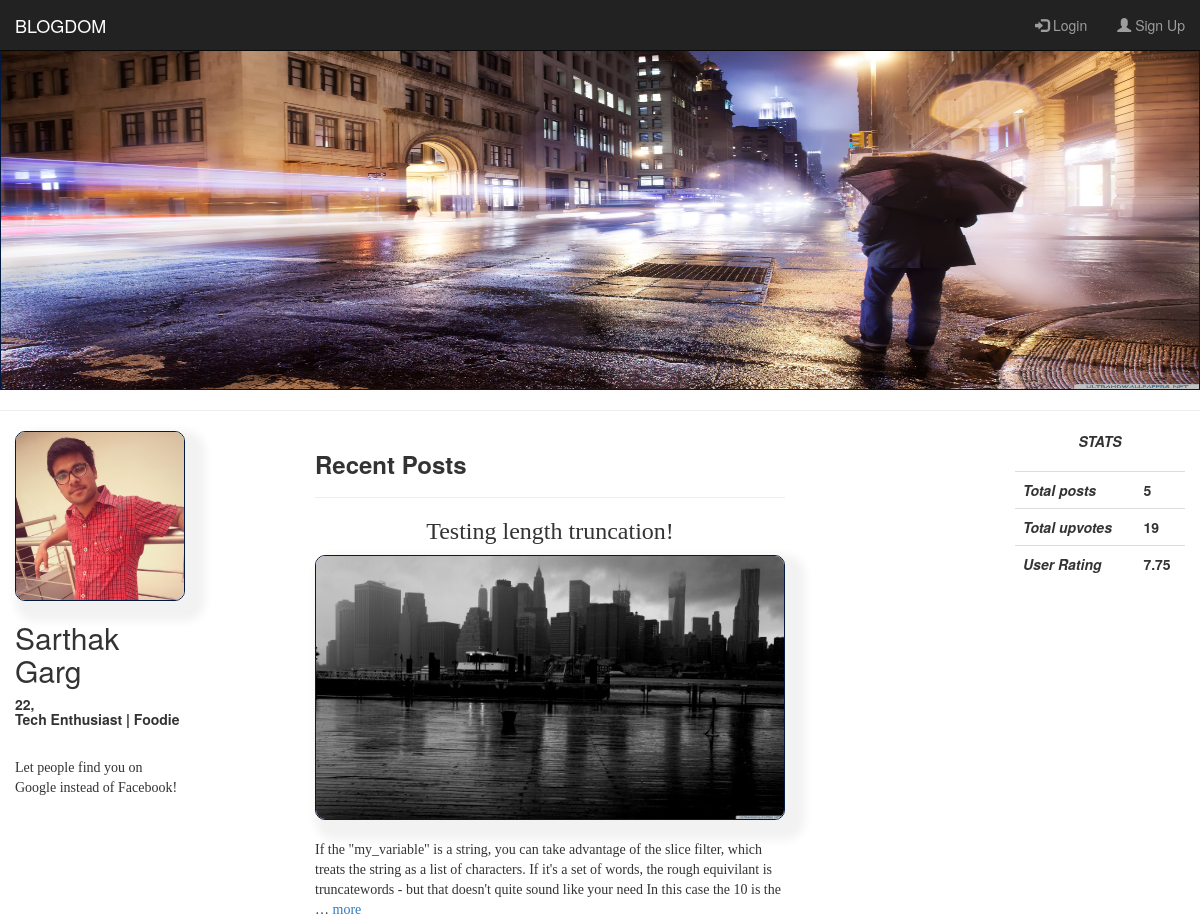
/blogs/gargsarthak30/ (upper part), run on an earlier commit of the app's database.
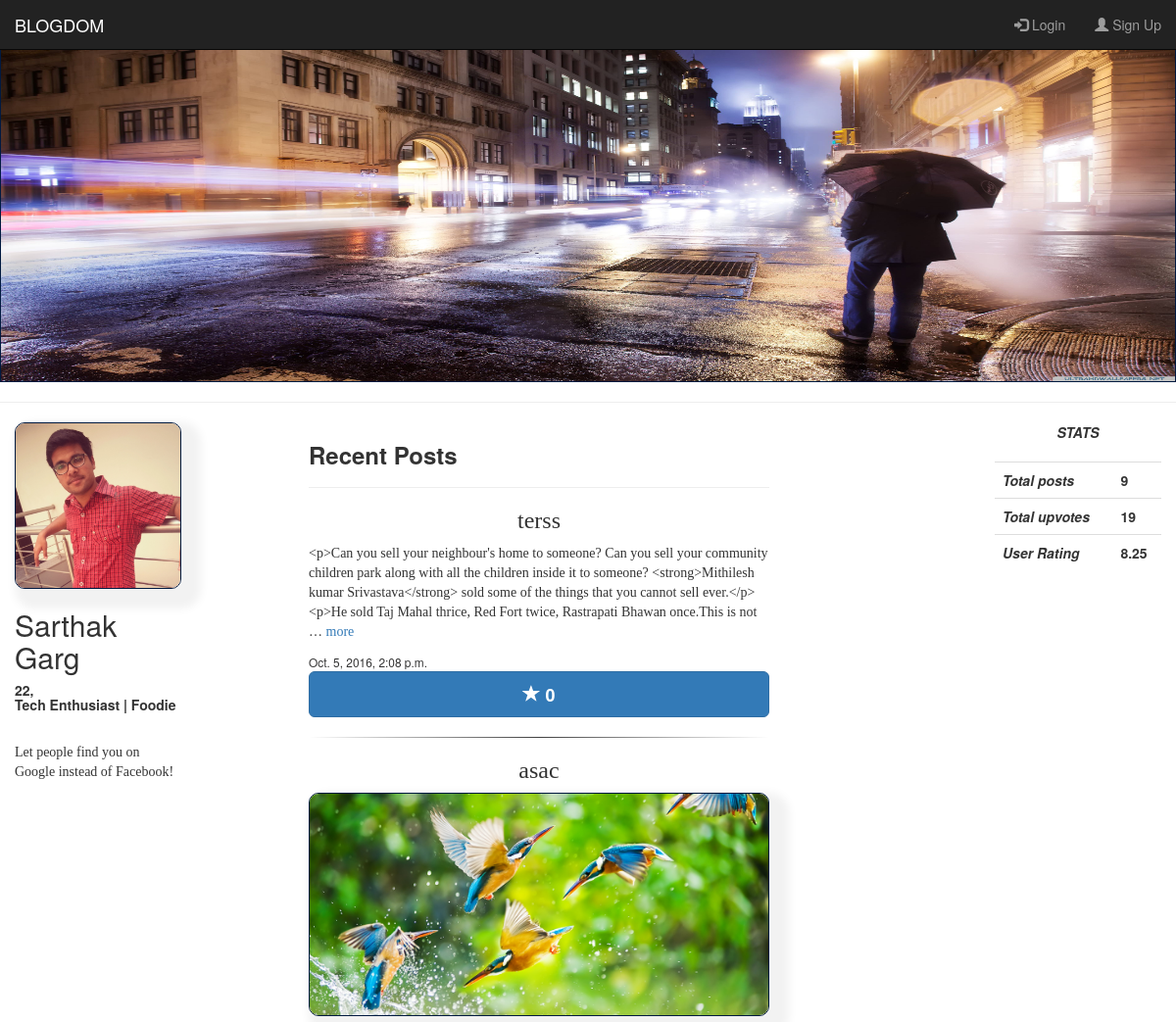
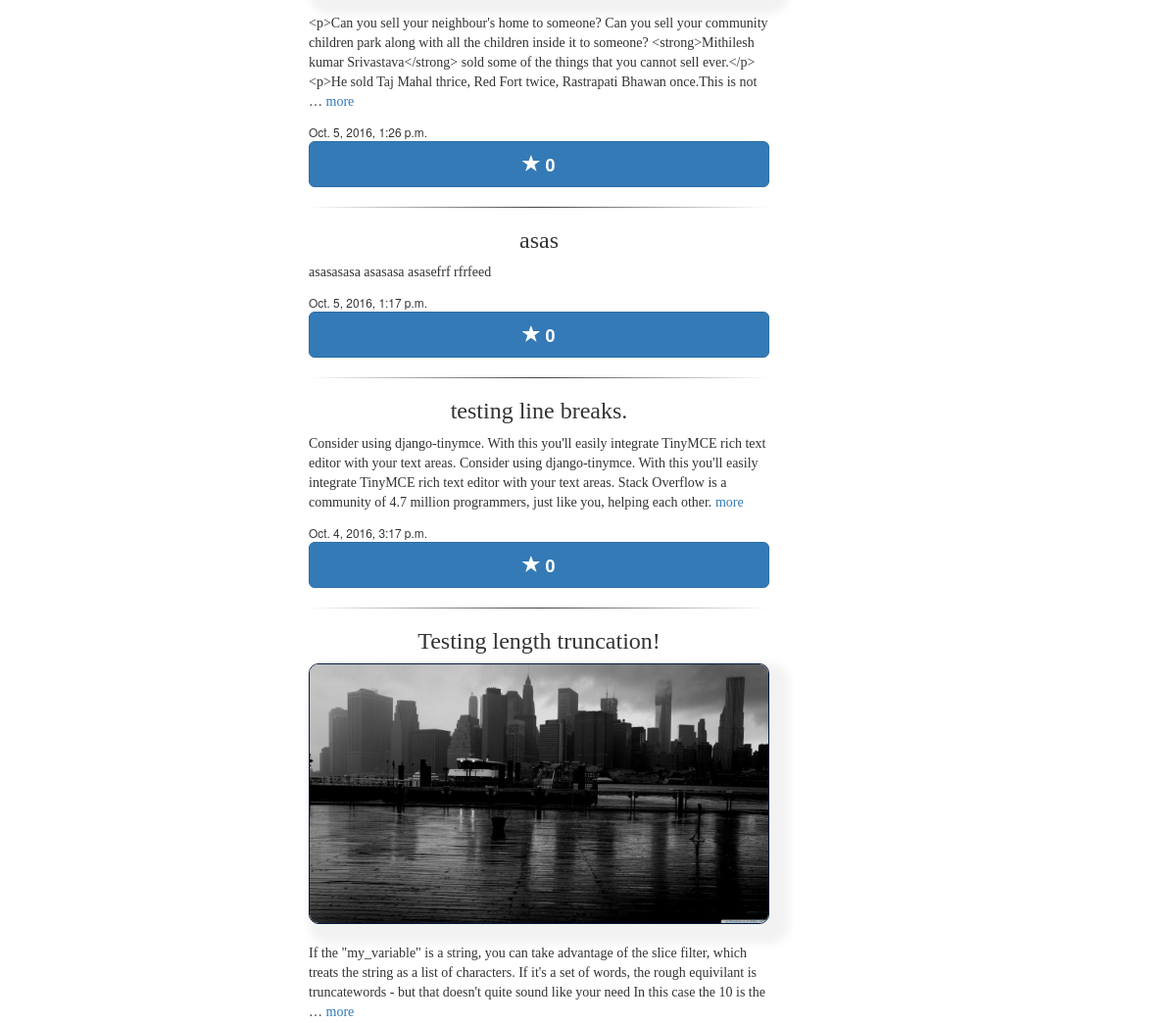
And on a later commit of the database (2 pictures, top to bottom).
### blogs/models.py (models this page shows, shortened)
class UserBlogdom(models.Model):
    user = models.OneToOneField(User)
    first_name = models.CharField(max_length=50)
    last_name = models.CharField(max_length=50)
    age = models.PositiveSmallIntegerField(blank=True, null=True, validators=[MaxValueValidator(100)])
    bio = models.CharField(max_length=150, blank=True, null=True)
    description = models.CharField(max_length=500, blank=True, null=True)
    profile_picture = models.ImageField(blank=True, null=True, upload_to=content_profile_picture)
    cover_picture = models.ImageField(blank=True, null = True, upload_to = content_cover_picture)
    User.profile = property(lambda u: UserBlogdom.objects.get_or_create(user=u)[0])
    def __str__(self):
        desc = self.user.username
        return desc
    def count_upvotes(self):
        total_upvotes = self.post_set.all().aggregate(Sum('upvotes'))
        return total_upvotes
    def count_posts(self):
        total_posts = self.post_set.all().count()
        return total_posts
    def get_rating(self):
        upvotes = self.count_upvotes().get('upvotes__sum')
        posts = self.count_posts()
        if upvotes is None:
            upvotes = 0
        rating = float((((upvotes * 0.75) + (posts * 0.25))/2))
        return rating

class Post(models.Model):
    blogger = models.ForeignKey(UserBlogdom, on_delete=models.CASCADE)
    heading = models.CharField(max_length=150)
    blog_content = models.TextField()
    upvotes = models.IntegerField(default=0)
    time = models.DateTimeField(editable=False, default=timezone.localtime(timezone.now()))
    image = models.ImageField(blank=True, null=True, upload_to=content_post_image)

### blogs/views.py (the view)
# urls.py: url(r'^(?P<pk>[-\w.]+)/$', views.UserProfile, name='user_profile'),
def UserProfile(request, pk):
    u = UserBlogdom.objects.get(user__username=pk)
    posts = u.post_set.all().order_by('-time')
    return render(request, 'blogs/user_profile.html', {'user': u, 'posts': posts})

### blogs/templates/blogs/user_profile.html (shortened to what this page needs)
{% extends 'blogs/base.html' %}
{% block content %}
{% load static %}
{% if user.cover_picture %}
<img src = "{{user.cover_picture.url}}" class = "img-responsive" style = "width:100%;height:350px;border-radius: 0px;
            box-shadow: 0px 0px 0px 0px;">
{% endif %}
 <hr/>
    <div class = "col-md-2">
        {% if user.profile_picture %}
            <img src = "{{user.profile_picture.url}}" class = "img-responsive">
        {% endif %}
        <h2> {{user.first_name}} {{user.last_name}} </h2>
        <h5>
            <b>{{user.age}},<br/>{{user.bio}}</b>
        </h5>
        <br/>
        <p style = "font-family: 'Ceviche+One', cursive;">{{user.description}}</p>
    </div>
    <div class = "col-md-1"></div>
        <div class = "col-md-5">
            <h3><b>Recent Posts</b></h3>
            <hr/>
            {% for pos in posts %}
            <center>
                <h3 style = "font-family: 'Ceviche+One', cursive;">{{pos.heading}}
                </h3>
            </center>
                {% if pos.image %}
                    <img src = "{{pos.image.url}}" class = "img-responsive">
                        <br/>
                {% endif %}
            {% if pos.blog_content|length >= 270 %}
                <p style = "font-family: 'Oleo+Script', cursive;">
                    <span id = "more{{pos.id}}">{{pos.blog_content|truncatewords:50}}
                    <a onclick="content({{pos.id}})">more</a></span>
                </p>
                {% else %}
                     <p style = "font-family: 'Oleo+Script', cursive;">{% autoescape off %}{{pos.blog_content}}{%endautoescape%}</p>
            {% endif %}
                    <small>{{pos.time}}</small>
                    <button onclick = "upvotes_ajax({{pos.id}})" class = "btn btn-lg btn-primary btn-block"><b>
                      <span class="glyphicon glyphicon-star" aria-hidden="true"></span> <span id = "{{pos.id}}">{{pos.upvotes}}</span></b>
                    </button>
                     <hr  style = "border: 0; height: 1px; background-image: linear-gradient(to right, rgba(0, 0, 0, 0), rgba(0, 0, 0, 0.75), rgba(0, 0, 0, 0));"/>
                {% endfor %}
        </div>
        <div class="col-md-2"></div>
    <div class="col-md-2">
        <center><i><b>STATS</b></i></center>
        <br/>
        <table class="table table-hover table-inverse">
            <tr>
                <th><i>Total posts</i></th><th>{{ user.count_posts }}</th>
            </tr>
            <tr>
                <th><i>Total upvotes</i></th><th>{{ user.count_upvotes.upvotes__sum }}</th>
            </tr>
            <tr>
                <th><i>User Rating</i></th><th>{{ user.get_rating }}</th>
            </tr>
        </table>
    </div>
{% endblock %}

### blogs/templates/blogs/base.html (shortened to what this page needs)
<!DOCTYPE html>
<html lang="en">
<head>
    {% load static %}
    <link rel="stylesheet" href="https://maxcdn.bootstrapcdn.com/bootstrap/3.3.6/css/bootstrap.min.css">
</head>
<body>
<nav class="navbar navbar-inverse navbar-fixed-top ">
  <div class="container-fluid">
    <div class="navbar-header">
        <a class="navbar-brand" href="{% url 'index' %}">BLOGDOM</a>
    </div>
    <div class="collapse navbar-collapse" id="bs-example-navbar-collapse-1">
        <ul class="nav navbar-nav navbar-right">
            {% if not request.user.is_anonymous %}
            <li class = "dropdown">
                <a class="dropdown-toggle" data-toggle="dropdown" role="button" aria-haspopup="true" aria-expanded="false" href = "#" >
                    <span class="glyphicon glyphicon-user">
                    </span>&nbsp;{{request.user}}
                <span class="caret"></span></a>
                <ul class="dropdown-menu">
                     <li><a href="{% url 'user_profile' request.user %}">{{request.user.profile.first_name}} {{request.user.profile.last_name}}</a></li>
                    <li><a href="{% url 'user_profile_edit' %}">Edit Profile</a></li>
                    <li><a href = "{% url 'logout' %}">LogOut</a></li>
                </ul>
            </li>
            {% else %}
              <li>
                  <a href="{% url 'login' %}"><span class="glyphicon glyphicon-log-in"></span>&nbsp;Login</a>
              </li>
                <li>
                    <a href="{% url 'signup' %}"><span class="glyphicon glyphicon-user"></span>&nbsp;Sign Up</a>
                </li>
            {% endif %}
        </ul>
  </div>
  </div>
</nav>
<br/>
<br/>
{% block content %}
{% endblock %}
</body>
</html>

### blogs/templates/blogs/base.html (style rules this page uses)
body { background-color: #ffffff; }
img { border:1px solid #021a40; border-radius: 10px; box-shadow: 10px 10px 10px 10px #f2f2f2; }

What changed in the data, as far as the page shows it:
computed for UserBlogdom "Sarthak": count_posts "5" → "9"; get_rating "7.75" → "8.25"
added Post: heading "terss", blog_content "<p>Can you sell your neighbour's home to someone? Can you sell your community children park along with all the children inside it to someone? <strong>Mithilesh kumar Srivastava</strong> sold some of the things that you cannot sell ever.</p> <p>He sold Taj Mahal thrice, Red Fort twice, Rastrapati Bhawan once.This is not …", time "Oct. 5, 2016, 2:08 p.m.", upvotes "0"
added Post: heading "asac", image (picture), blog_content "<p>Can you sell your neighbour's home to someone? Can you sell your community children park along with all the children inside it to someone? <strong>Mithilesh kumar Srivastava</strong> sold some of the things that you cannot sell ever.</p> <p>He sold Taj Mahal thrice, Red Fort twice, Rastrapati Bhawan once.This is not …", time "Oct. 5, 2016, 1:26 p.m.", upvotes "0"
added Post: heading "asas", blog_content "asasasasa asasasa asasefrf rfrfeed", time "Oct. 5, 2016, 1:17 p.m.", upvotes "0"
added Post: heading "testing line breaks.", blog_content "Consider using django-tinymce. With this you'll easily integrate TinyMCE rich text editor with your text areas. Consider using django-tinymce. With this you'll easily integrate TinyMCE rich text editor with your text areas. Stack Overflow is a community of 4.7 million programmers, just like you, helping each other.", time "Oct. 4, 2016, 3:17 p.m.", upvotes "0"
